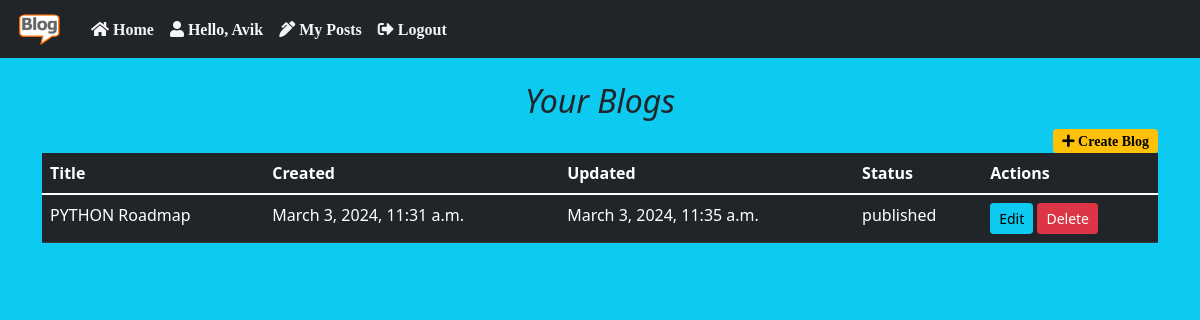
The app's page /mypost (signed in) with its own data.
### blog_app/models.py (models this page shows, shortened)
class Post(models.Model):
    STATUS_CHOICES = (
    ('draft', 'Draft'),
    ('published', 'Published'),
    )
    title = models.CharField(max_length=250)
    author = models.ForeignKey(User,on_delete=models.CASCADE,related_name='blog_posts')
    body = models.TextField()
    publish = models.DateTimeField(default=timezone.now)
    created = models.DateTimeField(auto_now_add=True)
    updated = models.DateTimeField(auto_now=True)
    status = models.CharField(max_length=10,choices=STATUS_CHOICES,default='draft')
    class Meta:
        ordering = ('publish',)

### blog_app/views.py (the view)
# urls.py: path('mypost', views.mypost, name="mypost"),
def mypost(request):
    posts = Post.objects.all()
    return render(request,'mypost.html',{'posts':posts})

### templates/mypost.html (shortened to what this page needs)
{% extends "index.html" %}
{% block body %}
<div class="row justify-content-around text-center fst-italic mt-4">
    <div class="col-sm-8">
        <h2 class="text-center">Your Blogs</h2>
    </div>
</div>
<div class="container mt-0">
    <a href="{% url 'createpost' %}" class="btn btn-warning btn-sm float-end fas fa-plus"> Create Blog</a>
    <table class="table table-dark table-hover mt-2">
        <thead>
            <tr>
                <th>Title</th>
                <th>Created</th>
                <th>Updated</th>
                <th>Status</th>
                <th>Actions</th>
            </tr>
        </thead>
        <tbody>
            {% for p in posts %}
            {% if user.id == p.author.id %}
            <tr>
                <td>{{p.title}}</td>
                <td>{{p.created}}</td>
                <td>{{p.updated}}</td>
                <td>{{p.status}}</td>
                <td>
                    <a href="{% url 'edit' p.id %}" class="btn btn-info btn-sm">Edit</a>
                    <a href="{% url 'delete' p.id %}" id="delete" onclick="remove()"
                        class="btn btn-danger btn-sm">Delete</a>
                </td>
            </tr>
            {% endif %}
            {% endfor %}
        </tbody>
    </table>
</div>
{% endblock body %}

### templates/index.html (shortened to what this page needs)
<!DOCTYPE html>
<html lang="en">
{% load static %}
<head>
    <link href="https://cdn.jsdelivr.net/npm/bootstrap@5.1.3/dist/css/bootstrap.min.css" rel="stylesheet">
    <link href="https://cdnjs.cloudflare.com/ajax/libs/font-awesome/5.15.4/css/all.min.css" rel="stylesheet">
</head>
<body class="bg-info">
    <nav class="navbar navbar-expand-sm bg-dark navbar-dark">
        <div class="container-fluid">
            <a class="navbar-brand" href="#"><img src="{% static 'images/Blog_pic.png' %}" alt="blog Logo"
                    style="width: 55px;" class="rounded-pill"></a>
            <div class=" navbar-collapse collapse navbar-responsive-collapse">
                <ul class="navbar-nav">
                    <li class="nav-item">
                        <a class="nav-link fas fa-home" style="color:whitesmoke" href="{% url 'home' %}"> Home</a>
                    </li>
                    {% if user.is_authenticated %}
                    <li class="nav-link fas fa-user" style="color:whitesmoke"> Hello, {{user.username}} </li>
                    <li class="nav-item ">
                        <a class="nav-link fa fa-pen-alt" style="color:whitesmoke" href="{% url 'mypost' %}"> My
                            Posts</a>
                    </li>
                    <li class="nav-item ">
                        <a class="nav-link fa fa-sign-out-alt" style="color:whitesmoke" href="{% url 'logout' %}">
                            Logout</a>
                    </li>
                {% endif %}
            </div>
        </div>
    </nav>
    {% block body %}
    {% endblock body %}
</body>
</html>

### records on screen
Post: title "PYTHON Roadmap", created "March 3, 2024, 11:31 a.m.", updated "March 3, 2024, 11:35 a.m.", status "published"

### other values on screen
{{ user.username }} "Avik"
